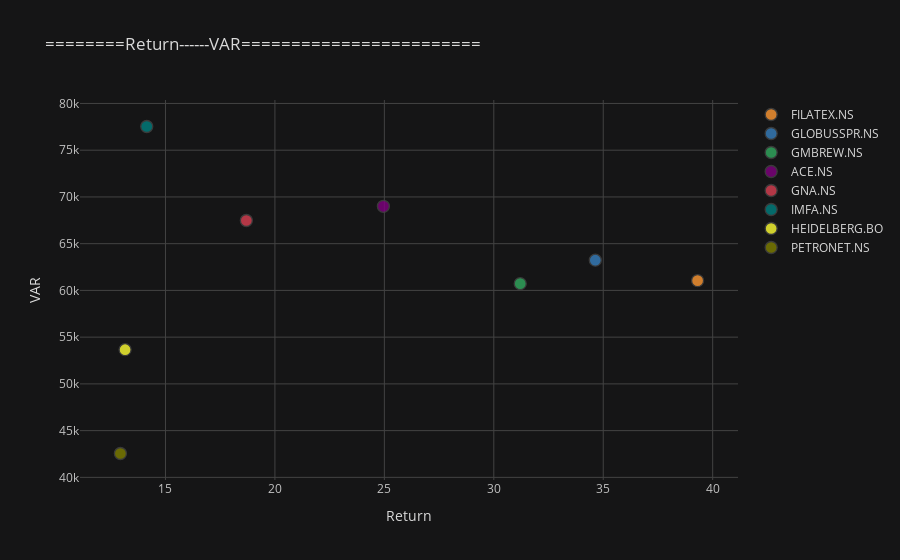

Here is the notebook cell this chart was saved with:
### Code cell
df2.iplot(kind="scatter",
              x="Return%", y='Value at Risk',
              mode='markers',
              xTitle="Return", yTitle="VAR",
              title="========Return------VAR========================", categories="Ticker",theme="solar")

### Figure 1 — Plotly figure (JSON) as saved in the notebook; plotly's stock layout.template omitted (floating-point values rounded to 4 significant figures)
{"data": [{"marker": {"color": "rgba(255, 153, 51, 1.0)", "line": {"width": 1.3}, "opacity": 0.8, "size": 12, "symbol": "circle"}, "mode": "markers", "name": "FILATEX.NS", "textfont": {"color": "#D9D9D9"}, "type": "scatter", "x": [39.31], "y": [61040.0]}, {"marker": {"color": "rgba(55, 128, 191, 1.0)", "line": {"width": 1.3}, "opacity": 0.8, "size": 12, "symbol": "circle"}, "mode": "markers", "name": "GLOBUSSPR.NS", "textfont": {"color": "#D9D9D9"}, "type": "scatter", "x": [34.64], "y": [63240.0]}, {"marker": {"color": "rgba(50, 171, 96, 1.0)", "line": {"width": 1.3}, "opacity": 0.8, "size": 12, "symbol": "circle"}, "mode": "markers", "name": "GMBREW.NS", "textfont": {"color": "#D9D9D9"}, "type": "scatter", "x": [31.21], "y": [60730.0]}, {"marker": {"color": "rgba(128, 0, 128, 1.0)", "line": {"width": 1.3}, "opacity": 0.8, "size": 12, "symbol": "circle"}, "mode": "markers", "name": "ACE.NS", "textfont": {"color": "#D9D9D9"}, "type": "scatter", "x": [24.96], "y": [69000.0]}, {"marker": {"color": "rgba(219, 64, 82, 1.0)", "line": {"width": 1.3}, "opacity": 0.8, "size": 12, "symbol": "circle"}, "mode": "markers", "name": "GNA.NS", "textfont": {"color": "#D9D9D9"}, "type": "scatter", "x": [18.69], "y": [67480.0]}, {"marker": {"color": "rgba(0, 128, 128, 1.0)", "line": {"width": 1.3}, "opacity": 0.8, "size": 12, "symbol": "circle"}, "mode": "markers", "name": "IMFA.NS", "textfont": {"color": "#D9D9D9"}, "type": "scatter", "x": [14.14], "y": [77540.0]}, {"marker": {"color": "rgba(255, 255, 51, 1.0)", "line": {"width": 1.3}, "opacity": 0.8, "size": 12, "symbol": "circle"}, "mode": "markers", "name": "HEIDELBERG.BO", "textfont": {"color": "#D9D9D9"}, "type": "scatter", "x": [13.16], "y": [53660.0]}, {"marker": {"color": "rgba(128, 128, 0, 1.0)", "line": {"width": 1.3}, "opacity": 0.8, "size": 12, "symbol": "circle"}, "mode": "markers", "name": "PETRONET.NS", "textfont": {"color": "#D9D9D9"}, "type": "scatter", "x": [12.94], "y": [42550.0]}], "layout": {"legend": {"bgcolor": "#151516", "font": {"color": "#D9D9D9"}}, "paper_bgcolor": "#151516", "plot_bgcolor": "#151516", "title": {"font": {"color": "#D9D9D9"}, "text": "========Return------VAR========================"}, "xaxis": {"gridcolor": "#434343", "showgrid": true, "tickfont": {"color": "#C2C2C2"}, "title": {"font": {"color": "#D9D9D9"}, "text": "Return"}, "zerolinecolor": "#666570"}, "yaxis": {"gridcolor": "#434343", "showgrid": true, "tickfont": {"color": "#C2C2C2"}, "title": {"font": {"color": "#D9D9D9"}, "text": "VAR"}, "zerolinecolor": "#666570"}}}
